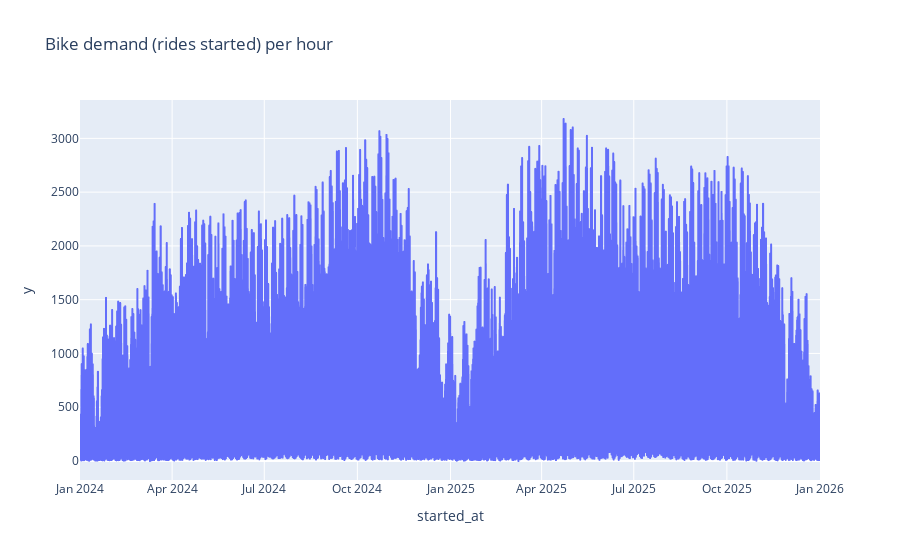

Notebook code cell kept with this figure:
### Code cell
fig = px.line(
    df_started_hourly_full,
    x="started_at",
    y="y",
    title="Bike demand (rides started) per hour"
)
fig.show()

### Figure 1 — Plotly figure (JSON) as saved in the notebook; plotly's stock layout.template omitted (floating-point values rounded to 4 significant figures; data arrays with more than 128 entries replaced by an {"elided": "..."} marker saying what was removed)
{"data": [{"hovertemplate": "started_at=%{x}<br>y=%{y}<extra></extra>", "legendgroup": "", "line": {"color": "#636efa", "dash": "solid"}, "marker": {"symbol": "circle"}, "mode": "lines", "name": "", "showlegend": false, "type": "scattergl", "x": {"elided": "17544 str values"}, "xaxis": "x", "y": {"elided": "17544 int values"}, "yaxis": "y"}], "layout": {"legend": {"tracegroupgap": 0}, "title": {"text": "Bike demand (rides started) per hour"}, "xaxis": {"anchor": "y", "domain": [0, 1], "title": {"text": "started_at"}}, "yaxis": {"anchor": "x", "domain": [0, 1], "title": {"text": "y"}}}}
